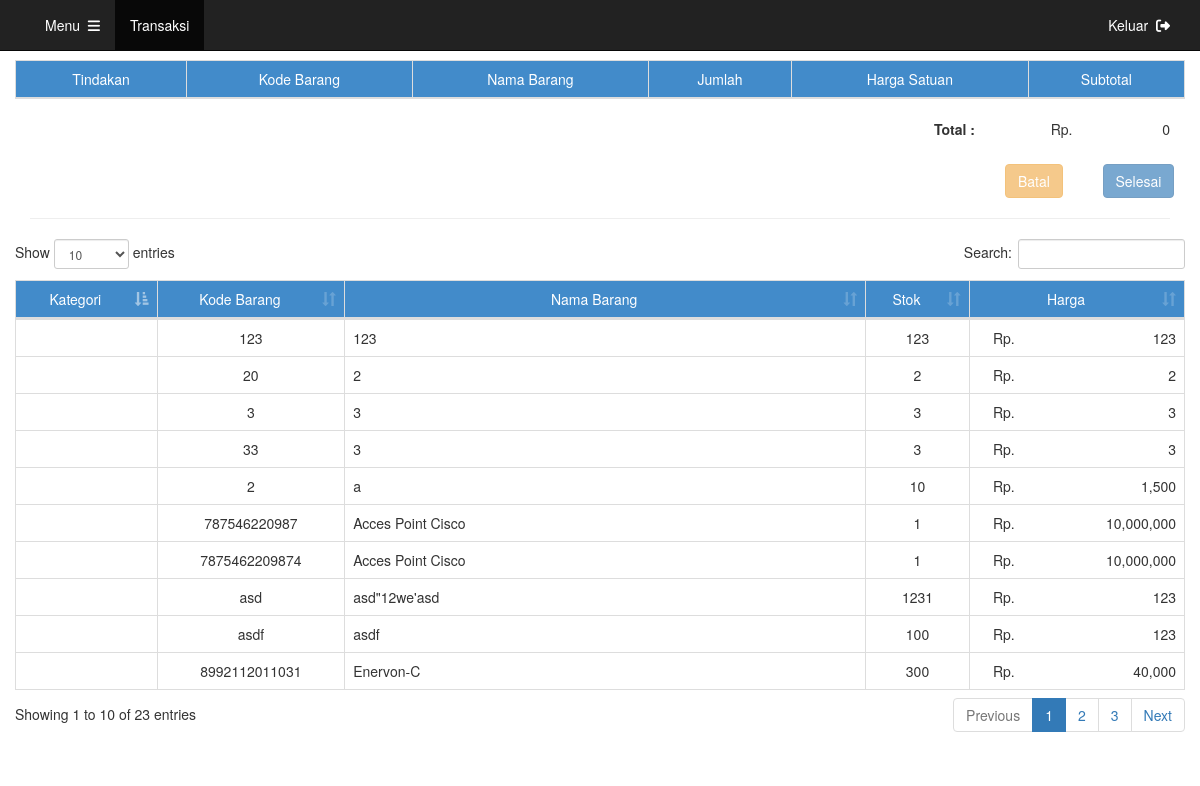
Page /transaksi/transaction.php on the earlier database version.
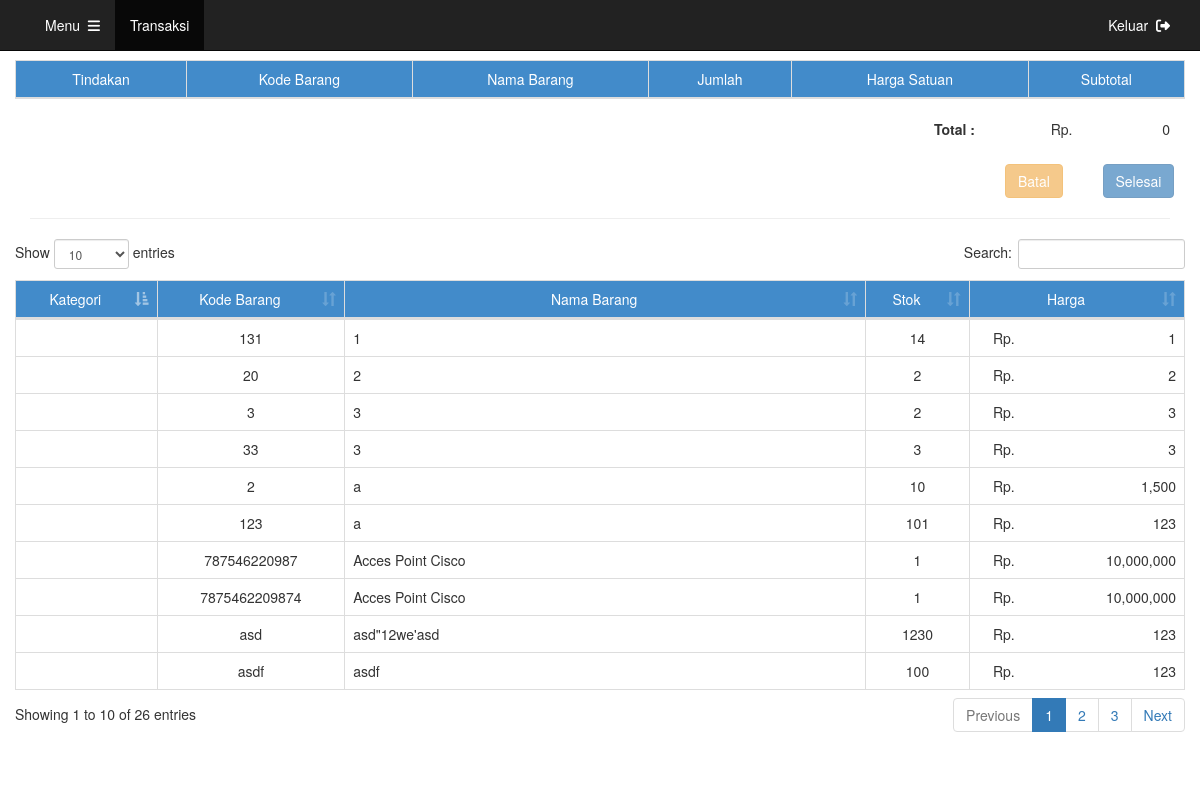
Same page on the later database version.
### tables this page shows
CREATE TABLE `stok` (
  `id` int(11) NOT NULL,
  `nama_kategori` varchar(255) NOT NULL,
  `kode_barang` varchar(255) NOT NULL,
  `nama_barang` varchar(255) NOT NULL,
  `jumlah_barang` int(11) NOT NULL,
  `kode_satuan` varchar(255) NOT NULL,
  `harga` int(11) NOT NULL
);

### transaksi/transaction.php (the view, shortened to what this page needs)
<?php
include '../connectdb.php';
?>
<!DOCTYPE html>
<html lang="en">
  <head>
    <?php include '../import.php'; ?>
  </head>
  <body>
    <?php include '../header.php'; ?>
    <div class="container" role="main" style="margin-top: 60px;">
      <div class="row">
        <table class='table table-bordered table-hover' id='transData'>
          <thead>
            <tr>
              <td class='text-center' style="background-color:#428BCA;color:#FFF">Tindakan</td>
              <td class='text-center' style="background-color:#428BCA;color:#FFF">Kode Barang</td>
              <td class='text-center' style="background-color:#428BCA;color:#FFF">Nama Barang</td>
              <td class='text-center' style="background-color:#428BCA;color:#FFF">Jumlah</td>
              <td class='text-center' style="background-color:#428BCA;color:#FFF">Harga Satuan</td>
              <td class='text-center' style="background-color:#428BCA;color:#FFF">Subtotal</td>
            </tr>
          </thead>
            <?php
            $total = 0;
            ?>
        </table>
      </div>
      <div class="row">
        <div class="col-md-9"></div>
        <div class="col-md-1 text-right">
          <label>Total :</label>
        </div>
        <div class="col-md-1 text-right">
          <span>Rp.</span>
        </div>
        <div class="col-md-1 text-right">
          <span>
            <?php
              echo number_format($total);
            ?>
          </span>
        </div>
      </div>
      <div class="row"><br></div>
      <div class="row">
        <div class="col-md-10"></div>
        <?php
            $result = mysqli_query($con, "SELECT count(*) FROM dummy");
            $count = mysqli_fetch_array($result);
            $count = $count['count(*)'];
        ?>
        <div class="col-md-1">
          <?php
            if ($count == 0) {
              echo '<button class="btn btn-warning disabled">Batal</button>';
            }
            else
            {
              echo '<button onclick="batal()" class="btn btn-warning">Batal</button>';
            }
          ?>
        </div>
        <div class="col-md-1 text-right">
          <?php
            if ($count == 0) {
              echo '<button class="btn btn-primary" disabled>Selesai</button>';
            }
            else
            {
              echo '<button onclick="bayar()" class="btn btn-primary">Selesai</button>';
            }
          ?>
        </div>
      </div>
      <hr>
      <div class="row">
        <div class="table-responsive">
          <table class="table table-bordered table-hover" id="tblMain" style="width: 100%;">
            <thead>
               <td class="text-center" style="background-color:#428BCA;color:#FFF">Kategori</td>
               <td class="text-center" style="background-color:#428BCA;color:#FFF">Kode Barang</td>
               <td class="text-center" style="background-color:#428BCA;color:#FFF">Nama Barang</td>
               <td class="text-center" style="background-color:#428BCA;color:#FFF">Stok</td>
               <td class="text-center" style="background-color:#428BCA;color:#FFF">Harga</td>
            </thead>
            <tbody>
            <?php
              $query = "SELECT * FROM stok ORDER BY nama_barang ASC";
              $result = mysqli_query($con, $query);
              while($row = mysqli_fetch_array($result))
              {
              echo '
              <tr id="row_data" data-toggle="modal" data-target="#exampleModal"
              data-id="'.$row["id"].'"
              data-namakategori="'.$row["id_kategori"].'"
              data-kodebarang="'.$row["kode_barang"].'"
              data-namabarang="'.$row["nama_barang"].'"
              data-jumlahbarang="'.$row["jumlah_barang"].'"
              data-harga="'.$row["harga"].'"
              style="cursor:pointer;">
              <td class="text-center" id="'.$row["id"].'">'.$row["id_kategori"].'</td>
              <td class="text-center" id="'.$row["id"].'">'.$row["kode_barang"].'</td>
              <td class="text-left" id="'.$row["kode_barang"].'">'.$row["nama_barang"].'</td>
              <td class="text-center" id="'.$row["id"].'">'.$row["jumlah_barang"].'</td>
              <td class="text-right" id="'.$row["id"].'"><span class="col-xs-1 text-right">Rp.</span><span>'.number_format($row["harga"],0).'</span></td>
              </tr>';
              }
            ?>
            </tbody>
          </table>
        </div>
      </div>
      <br>
    </div>
  </body>
</html>

### import.php
<link rel="stylesheet" type="text/css" href="/kasir/css/bootstrap.min.css" />
<link rel="stylesheet" href="/kasir/css/jquery-ui-1.10.3.custom.min.css" />
<link rel="stylesheet" type="text/css" href="/kasir/css/datatables.bootstrap.min.css" />
<link href="/kasir/fa/css/all.css" rel="stylesheet">

### header.php (shortened to what this page needs)
<nav class="navbar navbar-inverse navbar-fixed-top">
  <div class="container">
    <div id="navbar" class="collapse navbar-collapse">
      <ul class="nav navbar-nav">
      <?php
        echo '
        <li><a style="color: white;" href="/kasir/home.php">Menu &nbsp;<i class="fas fa-bars"></i></a></li>
        <li class="active"><a style="color: white;" href="menu_kasir.php">Transaksi</a></li>';
      ?>
      </ul>
      <ul class="nav navbar-nav navbar-right">
        <li><a style="color: white;" href="/kasir/destroy.php">Keluar &nbsp;<i class="fas fa-sign-out-alt"></i></a></li>
      </ul>
    </div>
  </div>
</nav>

Differences in the rows shown:
no longer on this page (row unchanged): stok: kode_barang "8992112011031", nama_barang "Enervon-C", jumlah_barang "300", harga "40,000"
added stok: kode_barang "131", nama_barang "1", jumlah_barang "14", harga "1"
changed stok (number 3 of 10 on the later page): jumlah_barang "3" → "2"
changed stok (number 6 of 10 on the later page): nama_barang "123" → "a"; jumlah_barang "123" → "101"; moves down the list
changed stok "asd": jumlah_barang "1231" → "1230"
Other differences:
text written by a page script: "Show entries Search: Showing 1 to 10 of 23 entries Previous 1 2 3 Next" → "Show entries Search: Showing 1 to 10 of 26 entries Previous 1 2 3 Next"
